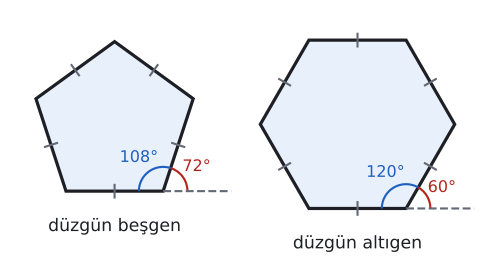

Write Python code to recreate this figure.
import sys; sys.path.insert(0, "tools")
from cizim import *

# Düzgün beşgen ve düzgün altıgen. Bir köşede iç açı (mavi) ve dış açı (kırmızı): 108° + 72°, 120° + 60°.
def duzgun(n, merkez, r, bas=-90):
    t = np.radians(bas + 180 / n + 360 / n * np.arange(n))  # alt kenar yatay
    return np.column_stack([merkez[0] + r * np.cos(t), merkez[1] + r * np.sin(t)])

def centik(ax, P, Q, renk=SOLUK):
    m = (P + Q) / 2; d = (Q - P) / np.linalg.norm(Q - P); nrm = np.array([-d[1], d[0]])
    ax.plot(*zip(m - 0.13 * nrm, m + 0.13 * nrm), color=renk, lw=1.6)

fig, ax = sekil(6.4, 3.6)
ax.set_aspect("equal"); ax.axis("off")
for n, M, ic, dis, ad in ((5, (0, 0), "108°", "72°", "düzgün beşgen"), (6, (5.0, 0), "120°", "60°", "düzgün altıgen")):
    r = 1.0 / (2 * np.sin(np.pi / n)) * 2.0     # kenar 2
    V = duzgun(n, M, r)
    ax.add_patch(patches.Polygon(V, closed=True, facecolor=MAVI_ACIK, edgecolor=YAZI, lw=2.4))
    for i in range(n): centik(ax, V[i], V[(i + 1) % n])
    # sağ alt köşe V[0]; alt kenar V[n-1] -> V[0], uzantısı V[0]'ın ötesine
    P, Q = V[n - 1], V[0]; u = (Q - P) / np.linalg.norm(Q - P); U = Q + 1.4 * u
    ax.plot(*zip(Q, U), color=SOLUK, lw=1.6, ls="--")
    aci(ax, Q, P, V[1], r=0.5, ad=ic, renk=MAVI)
    aci(ax, Q, U, V[1], r=0.5, ad=dis, renk=KIRMIZI)
    ax.text(M[0], V[:, 1].min() - 0.55, ad, ha="center", va="top", fontsize=13)
ax.set_xlim(-2.2, 7.6); ax.set_ylim(-2.5, 2.4)
kaydet(fig, __file__)
